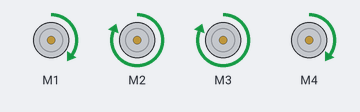
Simulated run of this sketch. Board: Arduino Uno, built with avr-gcc and run on an emulated ATmega328P. On the bench: 4 × DC motor (green arrow = forward, orange = backward, longer = faster).

Above: at 0.7 s.
At 2.2 s:
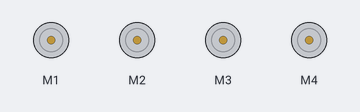
At 3.7 s:
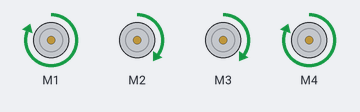
At 6.7 s:
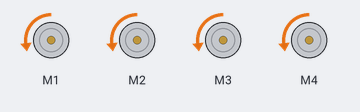
Timing chart, 0 to 9.8 s (numbered marks = the images above):
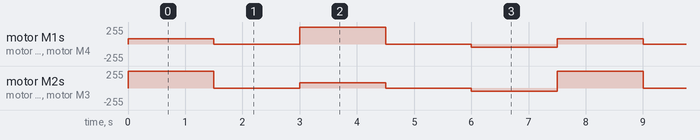

Measured:
- by itself, motor M1, motor M4: repeats every 7.5 s: stopped 1.5 s, forward 255/255 1.5 s, stopped 1.5 s, backward 50/255 1.5 s, forward 80/255 1.5 s
- by itself, motor M2, motor M3: repeats every 7.5 s: stopped 1.5 s, forward 80/255 1.5 s, stopped 1.5 s, backward 50/255 1.5 s, forward 255/255 1.5 s

The sketch:

sample_motor.ino
```cpp
#include<AFMotor.h>

AF_DCMotor motor1(1);
AF_DCMotor motor2(2);
AF_DCMotor motor3(3);
AF_DCMotor motor4(4);
int slowSpeed = 80, fastSpeed = 255, backSpeed = 50, delayTime = 1500;

void setup(){
  motor1.setSpeed(fastSpeed);
  motor2.setSpeed(fastSpeed);
  motor3.setSpeed(fastSpeed);
  motor4.setSpeed(fastSpeed);
}

void TurnLeft()
{
  motor1.setSpeed(slowSpeed);
  motor4.setSpeed(slowSpeed);
  motor2.setSpeed(fastSpeed);
  motor3.setSpeed(fastSpeed);
  motor1.run(FORWARD);
  motor2.run(FORWARD);
  motor3.run(FORWARD);
  motor4.run(FORWARD);
}

void TurnRight()
{
  motor2.setSpeed(slowSpeed);
  motor3.setSpeed(slowSpeed);
  motor1.setSpeed(fastSpeed);
  motor4.setSpeed(fastSpeed);
  motor1.run(FORWARD);
  motor2.run(FORWARD);
  motor3.run(FORWARD);
  motor4.run(FORWARD);
}

void Stop()
{
  motor1.run(RELEASE);
  motor2.run(RELEASE);
  motor3.run(RELEASE);
  motor4.run(RELEASE);
}

void GoBack()
{
  motor1.setSpeed(backSpeed);
  motor2.setSpeed(backSpeed);
  motor3.setSpeed(backSpeed);
  motor4.setSpeed(backSpeed);
  motor1.run(BACKWARD);
  motor2.run(BACKWARD);
  motor3.run(BACKWARD);
  motor4.run(BACKWARD);
}

void loop(){
  TurnLeft();
  delay(delayTime);
  Stop();
  delay(delayTime);
  TurnRight();
  delay(delayTime);
  Stop();
  delay(delayTime);
  GoBack();
  delay(delayTime);
}
```
